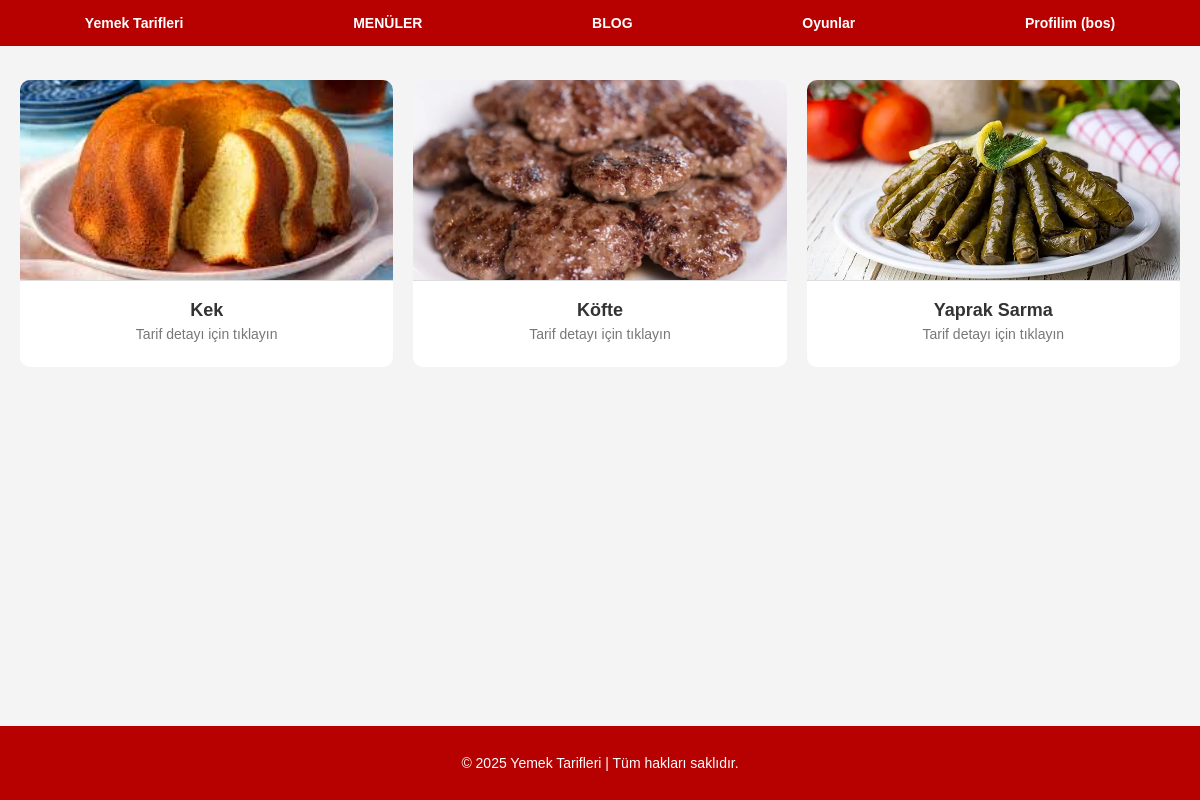
Screenshot of /yemektarifleri.php (signed in) with the database file from the repository.
### tables this page shows
CREATE TABLE `tarifler` (
  `id` int(11) NOT NULL,
  `baslik` varchar(255) NOT NULL,
  `aciklama` text NOT NULL,
  `resim` varchar(255) DEFAULT NULL,
  `created_at` timestamp NOT NULL DEFAULT current_timestamp(),
  `user_id` int(11) NOT NULL
);

### yemektarifleri.php (the view, shortened to what this page needs)
<?php
include("db.php");
$stmt = $conn->prepare("SELECT * FROM tarifler ORDER BY id DESC");
$stmt->execute();
$tarifler = $stmt->fetchAll(PDO::FETCH_ASSOC);
?>
<!DOCTYPE html>
<html lang="en">
<head>
    <link rel="stylesheet" href="footer.css">
</head>
<body>
    <?php include("navbar.php"); ?>
    <div class="cards-container">
        <?php foreach ($tarifler as $tarif): ?>
            <a href="tarif.php?id=<?= $tarif['id'] ?>" class="recipe-card">
                <img src="<?= htmlspecialchars($tarif['resim']) ?>" alt="<?= htmlspecialchars($tarif['baslik']) ?>">
                <div class="content">
                    <div class="title"><?= htmlspecialchars($tarif['baslik']) ?></div>
                    <div class="details">Tarif detayı için tıklayın</div>
                </div>
            </a>
        <?php endforeach; ?>
    </div>
    <?php include("footer.php"); ?>
</body>
</html>

### yemektarifleri.php (style rules this page uses)
body { margin: 0; font-family: Arial, sans-serif; background-color: #f4f4f4; }
.cards-container { display: grid; grid-template-columns: repeat(auto-fill, minmax(300px, 1fr)); gap: 20px; padding: 80px 20px 20px; max-width: 1200px; margin: 0 auto; }
.recipe-card { text-decoration: none; color: inherit; display: block; background: #fff; border-radius: 10px; overflow: hidden; transition: transform 0.2s, box-shadow 0.2s; }
.recipe-card img { width: 100%; height: 200px; object-fit: cover; border-bottom: 1px solid #ddd; }
.recipe-card .content { padding: 15px; }
.recipe-card .title { font-size: 18px; font-weight: bold; color: #333; margin-bottom: 5px; text-align: center; }
.recipe-card .details { font-size: 14px; color: #777; margin-bottom: 10px; text-align: center; }

### rows the page displays
tarifler: resim (picture), baslik "Kek"
tarifler: resim (picture), baslik "Köfte"
tarifler: resim (picture), baslik "Yaprak Sarma"

### other values shown
$_SESSION['username'] "bos"
